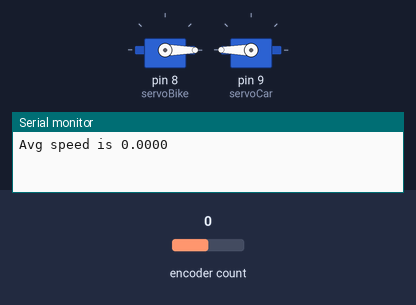
Bench run of a sketch on a simulated Arduino Uno, built with avr-gcc and run on an emulated ATmega328P. On the bench: 2 × servo, the last lines printed to the serial monitor. The inputs (shaded band) are chosen by the test bench; at power-on: encoder count 0. Random numbers use the default seed unless the sketch sets one.

Above: at 1.2 s.
1.3 s: encoder count set to 1
At 3.2 s:
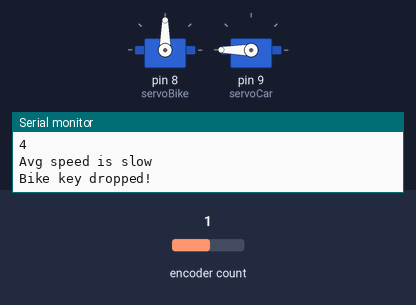
Timing chart, 0 to 6.0 s (numbered marks = the images above; inputs shaded):
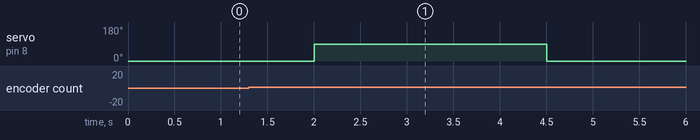

Measured:
- after the input at 1.3 s, servo on pin 8 (servoBike): 0° → 90° after 0.70 s, → 0° 2.5 s later

The sketch:

sketch_june16a.ino
```cpp
#include <Encoder.h>
#include <Servo.h>

const int CLK = 6;      // Definition der Pins. CLK an D6, DT an D5.
const int DT = 5;
const int SW = 2;

Encoder myEncoder(DT, CLK);
Servo servoBike;
Servo servoCar;

const unsigned long timePeriod = 1000;
unsigned long startTime;
long startPosition;
long prevPosition;
float currentSpeed;
bool keyDropping = false;
int pause = 0;

void setup() {
  servoBike.attach(8);
  servoBike.write(0);

  servoCar.attach(9);
  servoCar.write(180);

  Serial.begin(9600);
  startPosition = myEncoder.read();
  prevPosition = startPosition;
  startTime = millis();
  //  pinMode(SW, INPUT);   // Hier wird der Interrupt installiert.
  //  attachInterrupt(digitalPinToInterrupt(SW), KeyInterrupt, CHANGE);
}

void loop() {
  unsigned long now = millis();
  long newPosition = myEncoder.read();

  if(pause > 0){
    if (now - startTime >= timePeriod ){
      Serial.println("paused …");
      startTime = now;
      prevPosition = newPosition;
      pause--;
    }
  } else {

    if (now - startTime >= timePeriod ) {
      // time to calculate average encoder speed
      float speed = abs( (newPosition - prevPosition) / (float)timePeriod );
      Serial.print("Avg speed is ");
      Serial.println( speed, 4 );

      if (prevPosition <= (newPosition + 4) && speed != 0) {
        Serial.println(newPosition);

        if (!keyDropping) {
          if (currentSpeed <= 0.020) {
            Serial.println( "Avg speed is slow");
            dropKey(40);
            pause = 3;
          } else {
            Serial.println( "Avg speed is FAST!");
            dropKey(60);
            pause = 3;
          }
        }

      }
      prevPosition = newPosition;
      startTime = now;
    }
  }
}


void dropKey(int bikeProbability) {
  long randomNum = random(0, 101);
  keyDropping = true;
  if(randomNum <= 60){
    Serial.println("Bike key dropped!");
    servoBike.write(90);
    delay(2500);
    servoBike.write(0);
    delay(1000);
  } else {
    Serial.println("Car key dropped!");
    servoCar.write(90);
    delay(2500);
    servoCar.write(180);
    delay(1000);
  }
  keyDropping = false;
}
```
